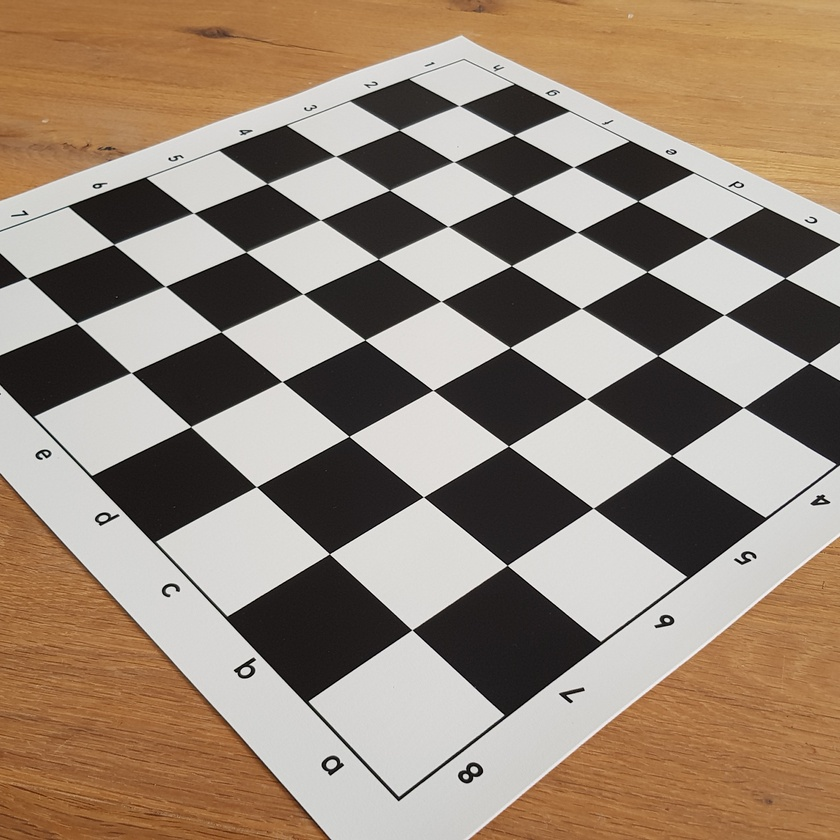
#> input picture DATA/chessboard_mat.jpg, 840 x 840 px, shrunk from 1440 x 1440 before the run
$ python cannyApp.py
#> lines starting #> are read from the running program, lines starting #| are printed output that depends on the picture
#Write a small application to find the Canny edge detection whose threshold values can be varied using two trackbars

import cv2

x = int(input('Enter  minVal: '))
#> the answer given: 3
y = int(input('Enter maxVal: '))
#> the answer given: 3

img = cv2.imread('../DATA/chessboard_mat.jpg',0)
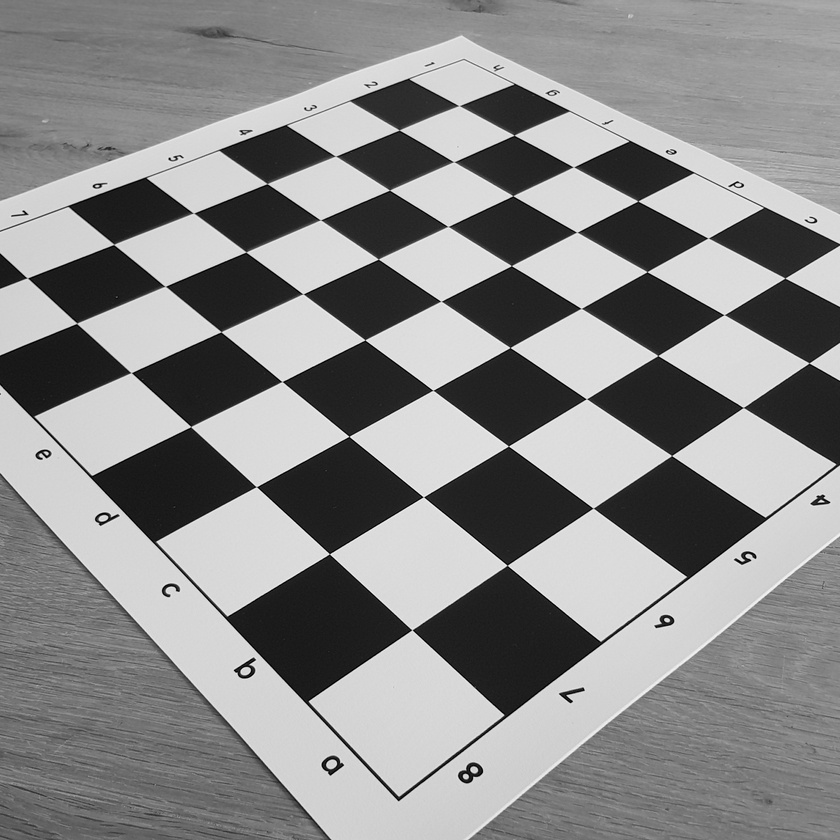
#> img: shape (840, 840); min 0, max 254, mean 138

cv2.imshow('Image Gray', img)

canny = cv2.Canny(img, x, y)
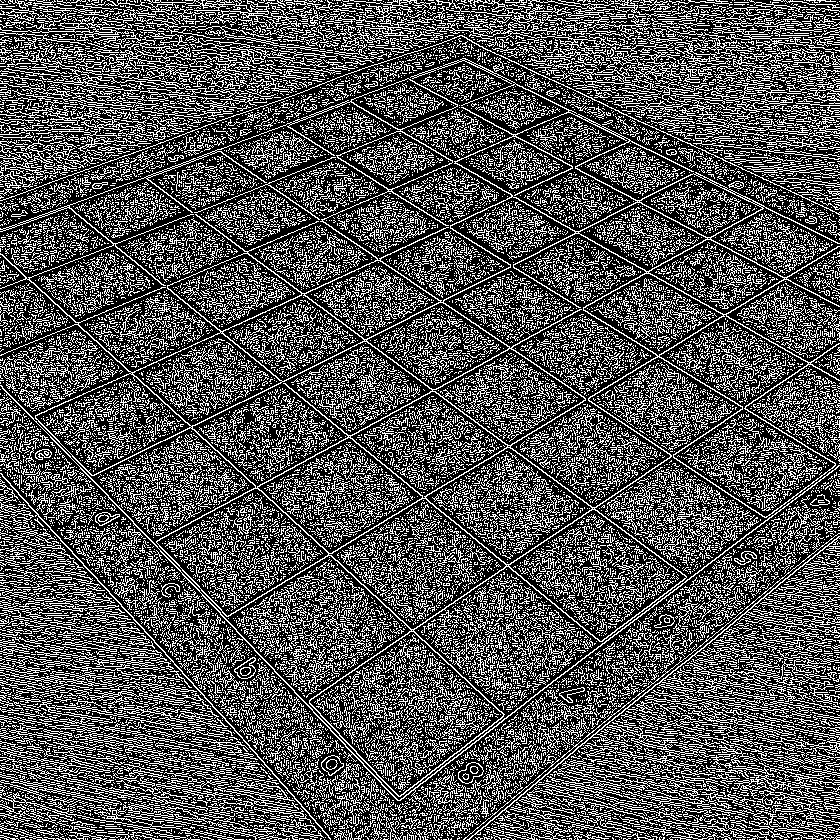
#> canny: shape (840, 840); 32.3% white in thin lines or dots
cv2.imshow('Canny', canny)
cv2.waitKey(0)

cv2.destroyAllWindows()

$ run again, with DATA/00-puppy.jpg copied over DATA/chessboard_mat.jpg
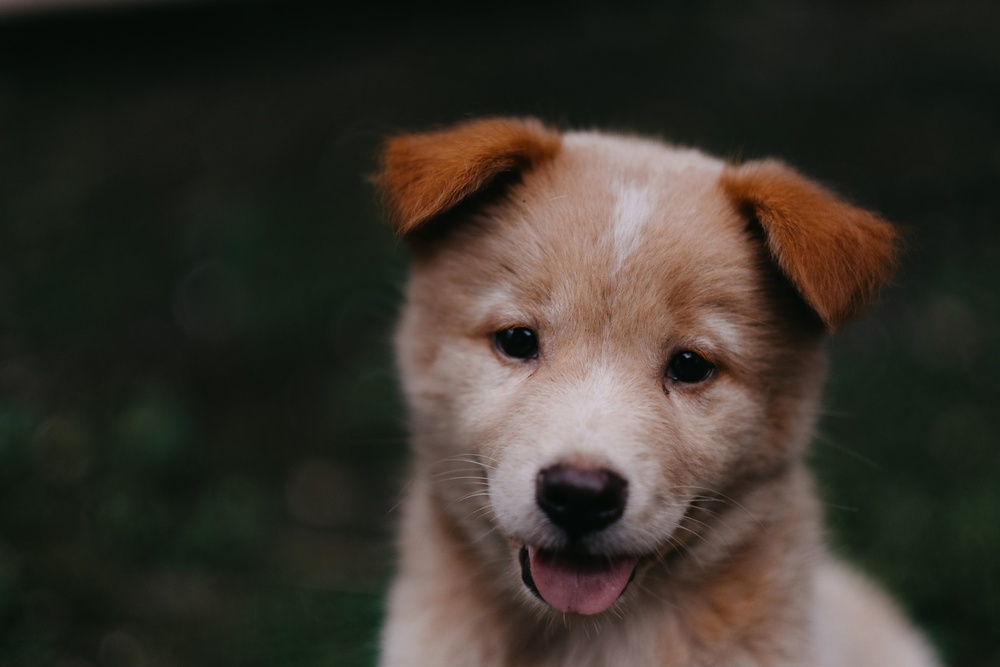
#> input picture DATA/00-puppy.jpg, 1000 x 667 px, shrunk from 1950 x 1300 before the run
#> `img = cv2.imread('../DATA/chessboard_mat.jpg',0)`:
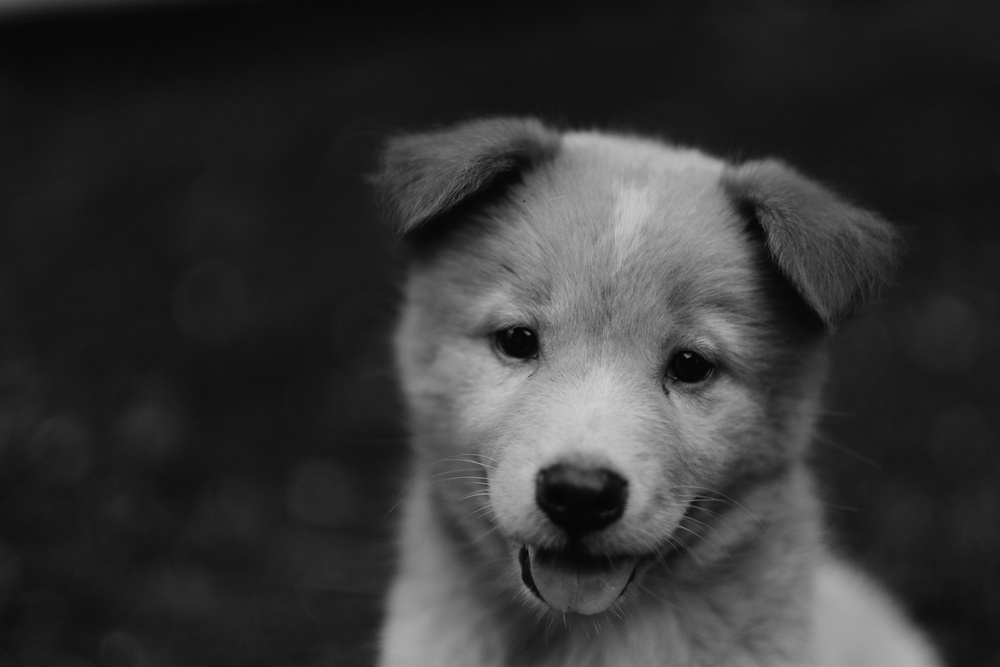
#> img: shape (667, 1000); min 2, max 207, mean 52.6
#> `canny = cv2.Canny(img, x, y)`:
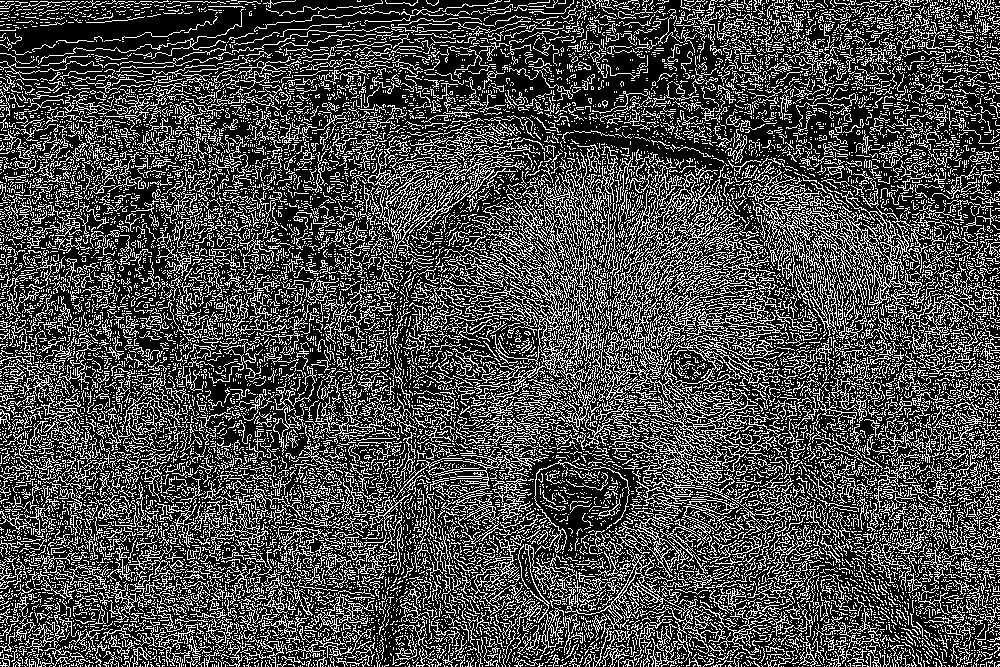
#> canny: shape (667, 1000); 28.7% white in thin lines or dots

$ run again, with DATA/Denis_Mukwege.jpg copied over DATA/chessboard_mat.jpg
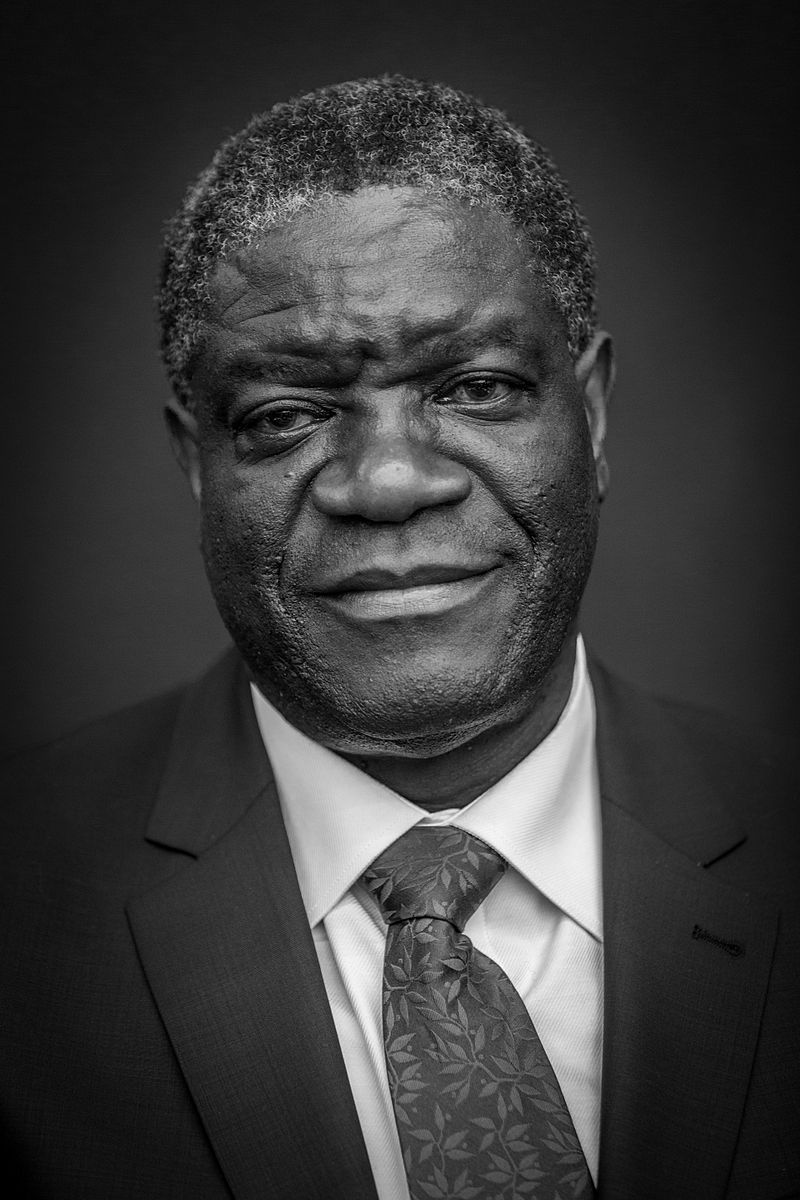
#> input picture DATA/Denis_Mukwege.jpg, 800 x 1200 px
#> img is the input picture: shape (1200, 800); min 0, max 255, mean 58.8
#> `canny = cv2.Canny(img, x, y)`:
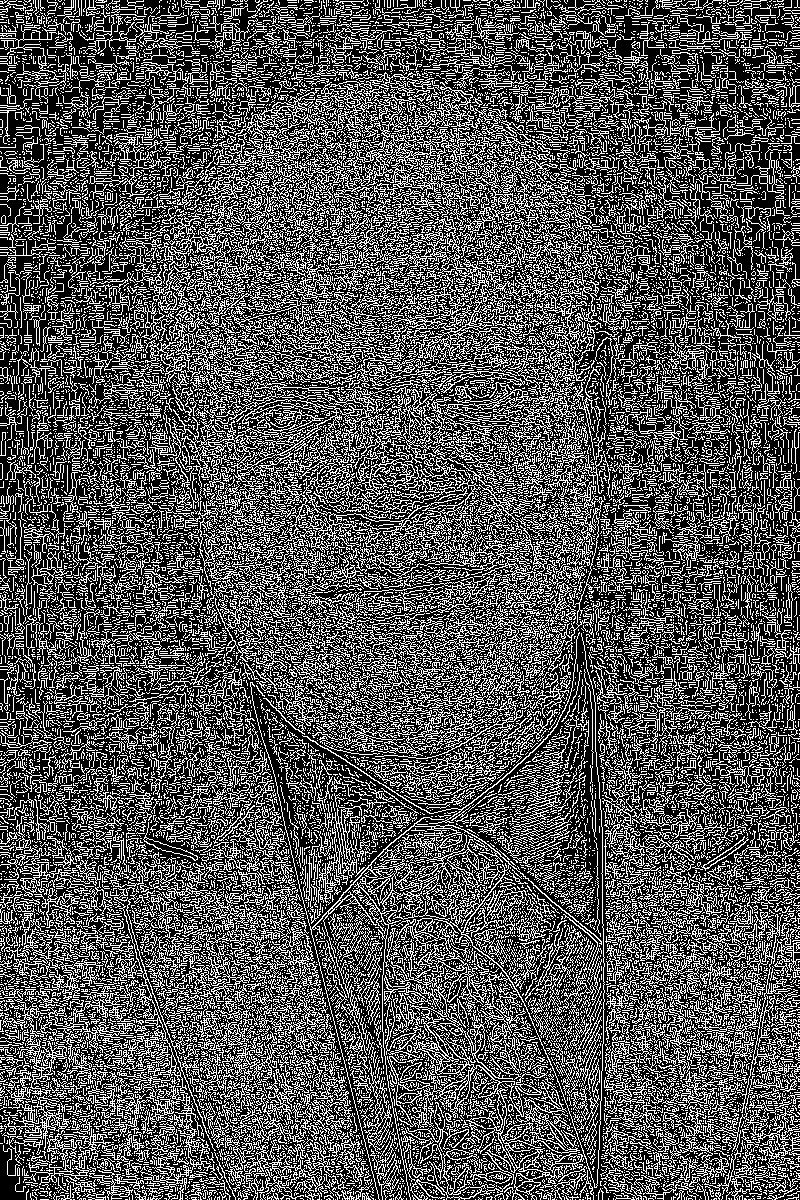
#> canny: shape (1200, 800); 33.1% white in thin lines or dots

$ run again, with DATA/Nadia_Murad.jpg copied over DATA/chessboard_mat.jpg
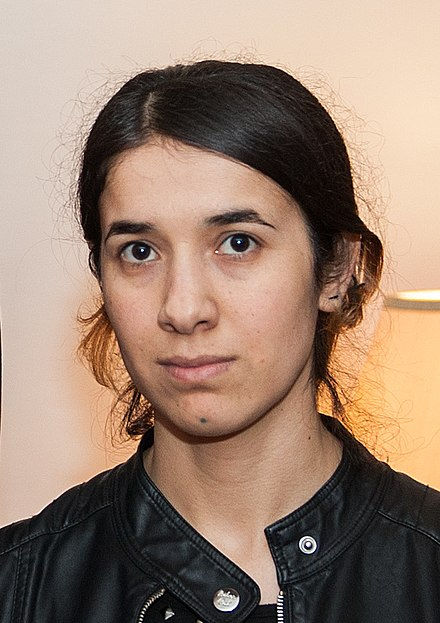
#> input picture DATA/Nadia_Murad.jpg, 440 x 623 px
#> `img = cv2.imread('../DATA/chessboard_mat.jpg',0)`:
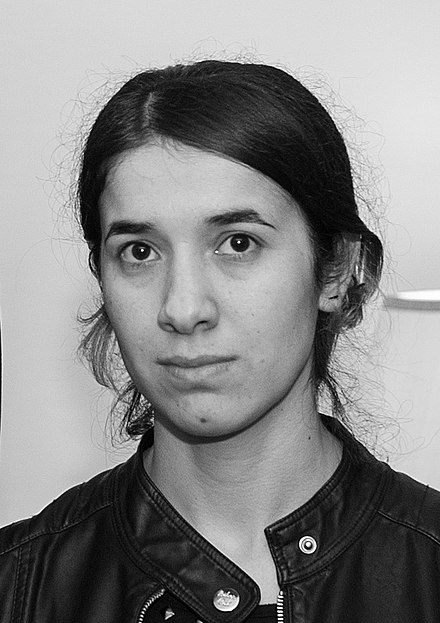
#> img: shape (623, 440); min 0, max 255, mean 134.7
#> `canny = cv2.Canny(img, x, y)`:
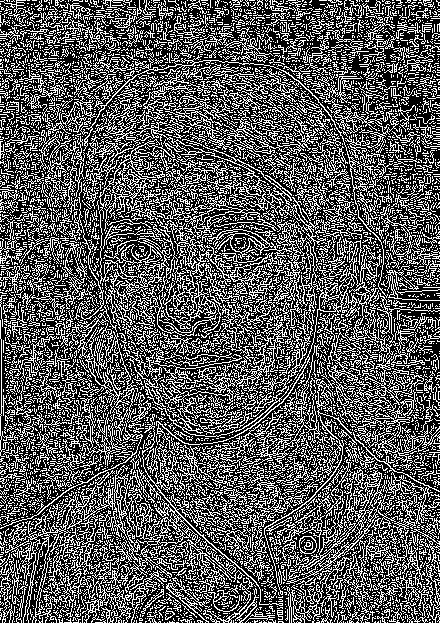
#> canny: shape (623, 440); 35.3% white in thin lines or dots
